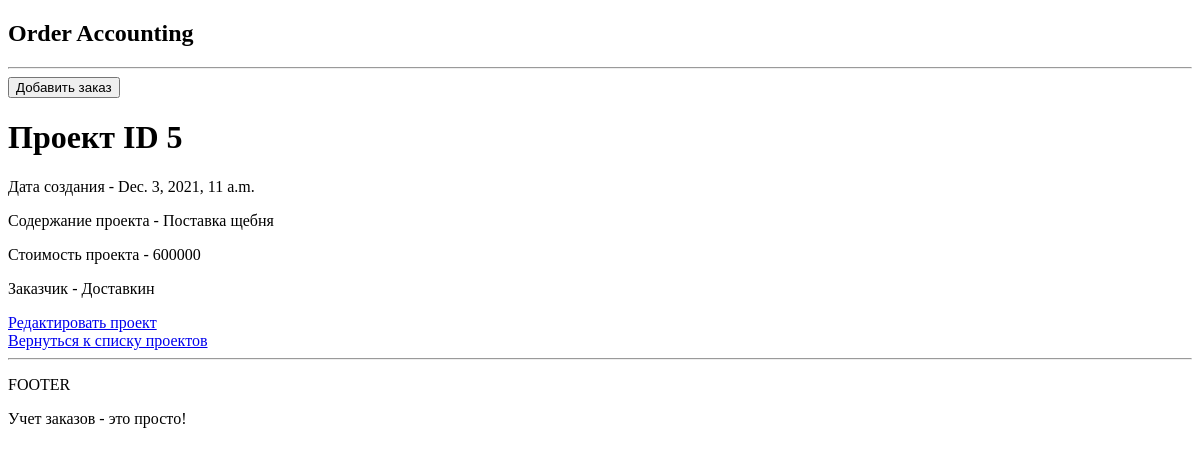
/order/5/, run on an earlier commit of the app's database.
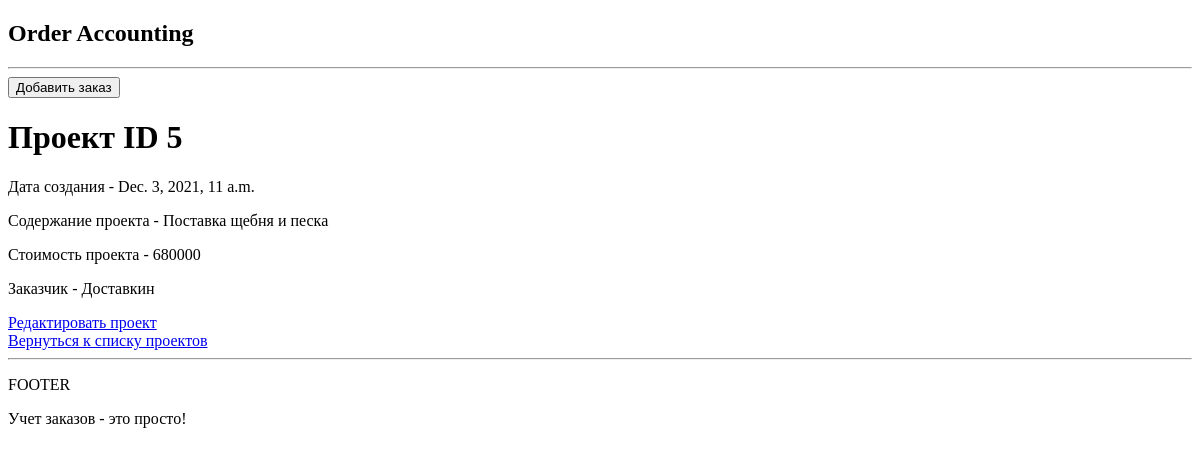
And on a later commit of the database.
### orders/models.py (models this page shows, shortened)
class Orders(models.Model):
    description = models.CharField(max_length=500, null=True, blank=True)
    amount = models.BigIntegerField()
    created = models.DateTimeField()
    customer = models.ForeignKey(Customer, on_delete=models.CASCADE)

class Customer(models.Model):
    title = models.CharField(max_length=200)
    def __str__(self):
        return self.title

### orders/views.py (the view)
# urls.py: path('order/<str:pk>/', views.single_order, name='single-order'),
def single_order(request, pk):
    order = Orders.objects.get(id=pk)
    context = {'order': order}
    return render(request, 'orders/single_order.html', context)

### orders/templates/orders/single_order.html
{% extends 'main.html' %}
{% block content %}
<h1> Проект ID {{ order.id}} </h1>
<p>Дата создания - {{order.created}}</p>
<p>Содержание проекта - {{order.description}}</p>
<p>Стоимость проекта - {{order.amount}}</p>
<p>Заказчик - {{order.customer}}</p>
<a href = "{% url 'update-order' order.id %}">Редактировать проект</a><br>
<a href = "{% url 'orders' %}">Вернуться к списку проектов</a>
{% endblock %}

What changed in the data, as far as the page shows it:
changed Orders "Доставкин": description "Поставка щебня" → "Поставка щебня и песка"; amount "600000" → "680000"
